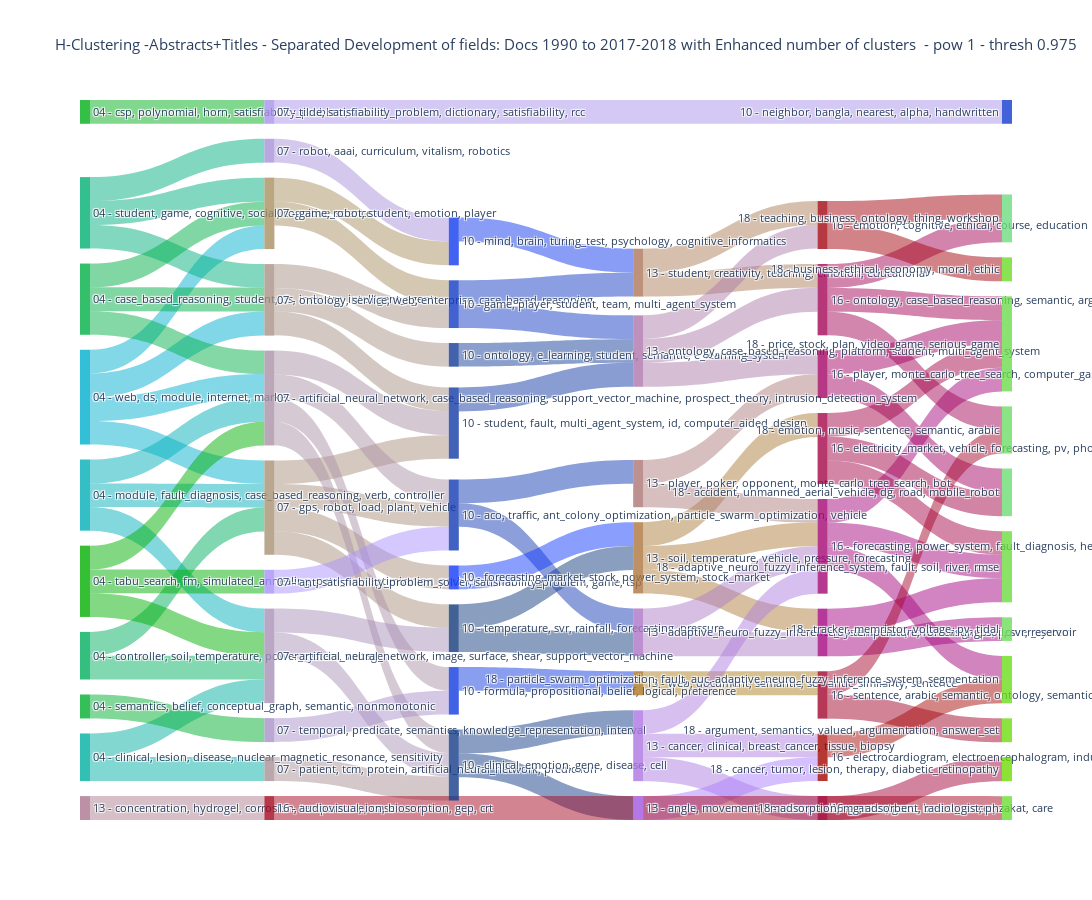

This figure's notebook cell:
### Markdown cell above
#### Draw

### Code cell
fig = go.Figure(data=[go.Sankey(
    node = dict(
      pad = 15,
      thickness = 10,
      line = dict(color = "black", width = 0),
      label = labels_all,
      color = colors_all #"blue"
    ),
    link = dict(
      source = similarity_source,# 1, 0, 2, 3, 3], # indices correspond to labels, eg A1, A2, A2, B1, ...
      target = similarity_target,# 3, 3, 4, 4, 5],
      value = similarity_value,# 4, 2, 8, 4, 2],
      color = final_colors_links #"grey"
  ))])

fig.update_layout(title_text="H-Clustering -"+data_type+" Development of fields: Docs 1990 to "+last_period_start+"-2018 with Enhanced number of clusters  - pow "+str(power)+" - thresh "+str(link_strength_threshold), font_size=11)
fig.update_layout(
    autosize=False,
    width=1500,
    height=900)
fig.show()
